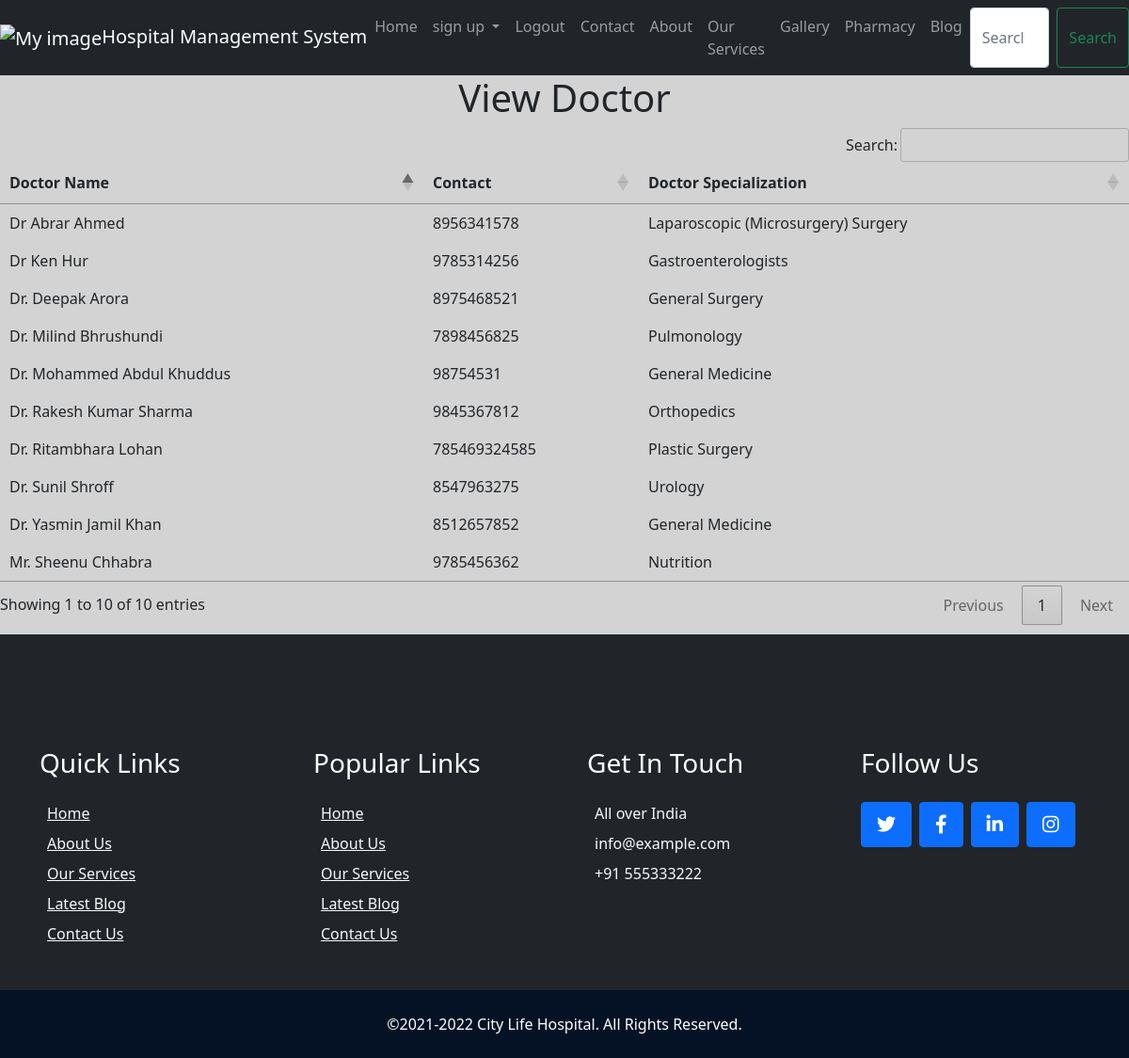
The app's page /hospital/doclist with its own data.
### hospital/models.py (models this page shows)
class doctor(models.Model):
    name=models.CharField(max_length=50)
    email=models.EmailField()
    phno=models.IntegerField()
    pwd=models.CharField(max_length=50)
    edu=models.CharField(max_length=50)
    spe=models.CharField(max_length=50)
    age=models.IntegerField()
    gender=models.CharField(max_length=50)
    class Meta:
        db_table="doctor"

### hospital/views.py (the view)
# urls.py: path('doclist',views.doclist),
def doclist(request,):
  d=doctor.objects.all()
  return render(request,'doclist.html',{'d':d})

### hospital/templates/doclist.html
{% extends 'base.html' %}
{% load static %}
{% block head %}
<link rel="stylesheet" href="{% static 'css/showstyle.css' %}">
{% endblock %}
{% block logout %}
<li class="nav-item">
    <a class="nav-link" href="signout">Logout</a>
</li>
{% endblock %}
{% block body %}
<h1>View Doctor</h1>
<table text-align="center" id="example">
    <thead>
        <tr>
            <th>Doctor Name &emsp;</th>
            <th>Contact &emsp;</th>
            <th>Doctor Specialization &emsp;</th>
        </tr>
    </thead>
    <tbody>
        {% for doc in d %}
        <tr>
            <td>{{doc.name}}</td>
            <td>{{doc.phno}}</td>
            <td>{{doc.spe}}</td>
        </tr>
        {% endfor %}
    </tbody>
</table>
{% endblock %}

### hospital/templates/base.html (shortened to what this page needs)
<!DOCTYPE html>
<html lang="en">
<head>
    {% load static %}
    <link rel="stylesheet" href="{% static 'css/all.min.css' %}">
    <link rel="stylesheet" href="{% static 'css/fontawesome.min.css' %}">
    <link href="https://cdn.jsdelivr.net/npm/bootstrap@5.0.2/dist/css/bootstrap.min.css" rel="stylesheet"
>
    <link href="https://cdn.jsdelivr.net/npm/bootstrap@5.0.2/dist/css/bootstrap.min.css" rel="stylesheet"
>
    <link rel="stylesheet" href="https://cdnjs.cloudflare.com/ajax/libs/animate.css/4.1.1/animate.min.css" />
    <link rel="stylesheet" href="https://cdn.datatables.net/1.11.5/css/jquery.dataTables.min.css">
    <link rel="stylesheet" href="https://cdn.datatables.net/buttons/2.2.2/css/buttons.dataTables.min.css">
    {% block head %} {% endblock %}
</head>
<body>
    <nav class="navbar navbar-expand-lg navbar-dark bg-dark">
        <a class="navbar-brand" href="home"><img src="{% static 'img/logo.jpg' %}" alt="My image" height="30px"
                width="30px" />Hospital Management System</a>
        <div class="collapse navbar-collapse" id="navbarSupportedContent hover">
            <ul class="navbar-nav ms-auto">
                <li class="nav-item active">
                    <a class="nav-link" href="home">Home</a>
                </li>
                <li class="nav-item dropdown">
                    <a class="nav-link dropdown-toggle" href="#" id="navbarDropdown" role="button"
                        data-toggle="dropdown" aria-expanded="false">
                        sign up
                    </a>
                </li>
                {% block logout %} {% endblock %}
                <li class="nav-item">
                    <a class="nav-link" href="contact">Contact</a>
                </li>
                <li class="nav-item">
                    <a class="nav-link" href="about">About</a>
                </li>
                <li class="nav-item">
                    <a class="nav-link text-capitalize" href="ourservice">Our Services</a>
                </li>
                <li class="nav-item">
                    <a class="nav-link text-capitalize" href="gallery">Gallery</a>
                </li>
                <li class="nav-item">
                    <a class="nav-link text-capitalize" href="/shop/index">Pharmacy</a>
                </li>
                <li class="nav-item">
                    <a class="nav-link text-capitalize" href="blogHome">Blog</a>
                </li>
                <form class="d-flex" method="get" action="search">
                    <input class="form-control me-2" type="search" placeholder="Search" aria-label="Search" name="query"
                        id="query">
                    <button class="btn btn-outline-success" type="submit">Search</button>
                </form>
        </div>
    </nav>
    {% block body %} {% endblock %}
    <div class="container-fluid bg-dark text-light py-5 wow fadeInUp" data-wow-delay="0.3s" style="margin-top: 10px; ">
        <div class="container pt-5">
            <div class="row g-5 pt-4">
                <div class="col-lg-3 col-md-6">
                    <h3 class="text-white mb-4">Quick Links</h3>
                    <div class="d-flex flex-column justify-content-start">
                        <a class="text-light mb-2" href="home">Home</a>
                        <a class="text-light mb-2" href="about">About
                            Us</a>
                        <a class="text-light mb-2" href="ourservice">Our
                            Services</a>
                        <a class="text-light mb-2" href="blogHome">Latest
                            Blog</a>
                        <a class="text-light" href="contact">Contact
                            Us</a>
                    </div>
                </div>
                <div class="col-lg-3 col-md-6">
                    <h3 class="text-white mb-4">Popular Links</h3>
                    <div class="d-flex flex-column justify-content-start">
                        <a class="text-light mb-2" href="home">Home</a>
                        <a class="text-light mb-2" href="about">About
                            Us</a>
                        <a class="text-light mb-2" href="ourservice">Our
                            Services</a>
                        <a class="text-light mb-2" href="blogHome">Latest
                            Blog</a>
                        <a class="text-light" href="contact">Contact
                            Us</a>
                    </div>
                </div>
                <div class="col-lg-3 col-md-6">
                    <h3 class="text-white mb-4">Get In Touch</h3>
                    <p class="mb-2">All over India</p>
                    <p class="mb-2">info@example.com</p>
                    <p class="mb-0">+91 555333222</p>
                </div>
                <div class="col-lg-3 col-md-6">
                    <h3 class="text-white mb-4">Follow Us</h3>
                    <div class="d-flex">
                        <a class="btn btn-lg btn-primary btn-lg-square rounded me-2" href="www.twitter.com"><i
                                class="fab fa-twitter fw-normal"></i></a>
                        <a class="btn btn-lg btn-primary btn-lg-square rounded me-2" href="www.facebook.com"><i
                                class="fab fa-facebook-f fw-normal"></i></a>
                        <a class="btn btn-lg btn-primary btn-lg-square rounded me-2" href="www.linkedin.com"><i
                                class="fab fa-linkedin-in fw-normal"></i></a>
                        <a class="btn btn-lg btn-primary btn-lg-square rounded" href="www.instagram.com"><i
                                class="fab fa-instagram fw-normal"></i></a>
                    </div>
                </div>
            </div>
        </div>
    </div>
    <div class="container-fluid text-light py-4" style="background: #051225;">
        <div class="container">
            <div class="row g-0">
                <span class="text-center">
                    <p class="mb-md-0" class="text-white">&copy;2021-2022 City Life Hospital. All Rights Reserved.</p>
                </span>
            </div>
        </div>
    </div>
</body>
</html>

### hospital/static/css/showstyle.css (style rules this page uses)
.text-center { color: #fff; }
body { background-color: lightgray; }

### hospital/templates/base.html (style rules this page uses)
h1 { text-align: center; }

### records on screen
doctor: name "Dr. Mohammed Abdul Khuddus", phno "98754531", spe "General Medicine"
doctor: name "Dr. Deepak Arora", phno "8975468521", spe "General Surgery"
doctor: name "Dr. Rakesh Kumar Sharma", phno "9845367812", spe "Orthopedics"
doctor: name "Dr. Milind Bhrushundi", phno "7898456825", spe "Pulmonology"
doctor: name "Dr. Yasmin Jamil Khan", phno "8512657852", spe "General Medicine"
doctor: name "Dr. Sunil Shroff", phno "8547963275", spe "Urology"
doctor: name "Mr. Sheenu Chhabra", phno "9785456362", spe "Nutrition"
doctor: name "Dr. Ritambhara Lohan", phno "785469324585", spe "Plastic Surgery"
doctor: name "Dr Ken Hur", phno "9785314256", spe "Gastroenterologists"
doctor: name "Dr Abrar Ahmed", phno "8956341578", spe "Laparoscopic (Microsurgery) Surgery"
